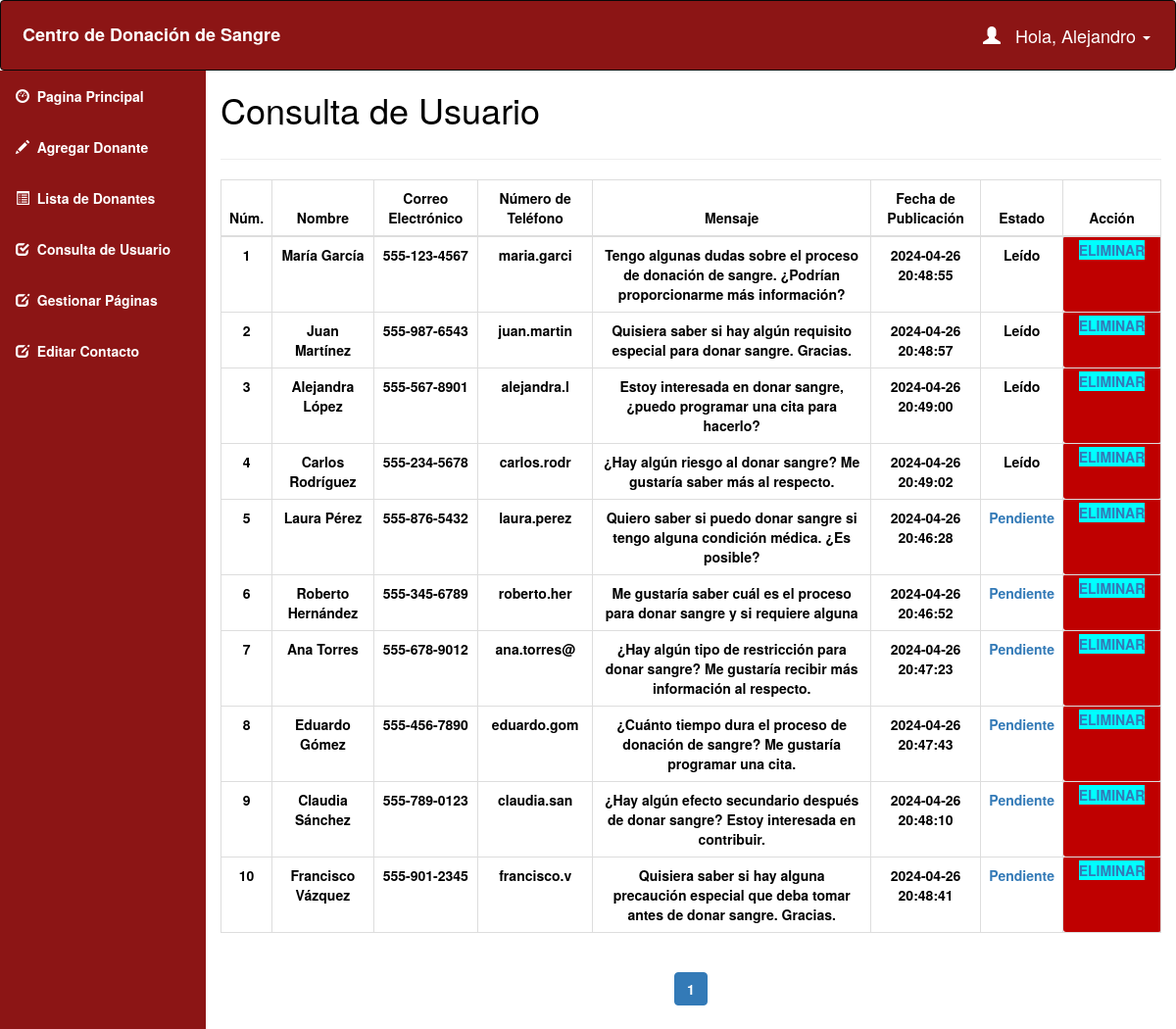
The app's page /admin/query.php (signed in) with its own data.
### tables this page shows
CREATE TABLE `project_05_admin_info` (
  `admin_id` int(10) NOT NULL,
  `admin_name` varchar(50) NOT NULL,
  `admin_username` varchar(50) NOT NULL,
  `admin_password` varchar(50) NOT NULL
);

CREATE TABLE `project_05_contact_query` (
  `query_id` int(11) NOT NULL,
  `query_name` varchar(100) NOT NULL,
  `query_mail` varchar(120) NOT NULL,
  `query_number` char(11) NOT NULL,
  `query_message` longtext NOT NULL,
  `query_date` timestamp NOT NULL DEFAULT current_timestamp() ON UPDATE current_timestamp(),
  `query_status` int(11) DEFAULT NULL
);

### admin/query.php (the view, shortened to what this page needs)
<!DOCTYPE html>
<html>
<head>
    <link href="css/style.css" rel="stylesheet">
    <link rel="stylesheet" href="https://maxcdn.bootstrapcdn.com/bootstrap/3.4.1/css/bootstrap.min.css">
</head>
<body style="color:black">
<?php
include 'conn.php';
if (isset($_SESSION['loggedin']) && $_SESSION['loggedin'] == true) {
    ?>
    <div id="header">
        <?php include 'header.php'; ?>
    </div>
    <div id="sidebar">
        <?php $active = "consulta";
        include 'sidebar.php'; ?>
    </div>
    <div id="content">
        <div class="content-wrapper">
            <div class="container-fluid">
                <div class="row">
                    <div class="col-md-12 lg-12 sm-12">
                        <h1 class="page-title">Consulta de Usuario</h1>
                    </div>
                </div>
                <hr>
                <?php
                include 'conn.php';
                $limit = 10;
                if (isset($_GET['page'])) {
                    $page = $_GET['page'];
                } else {
                    $page = 1;
                }
                $offset = ($page - 1) * $limit;
                $count = $offset + 1;
                $sql = "SELECT * FROM project_05_contact_query LIMIT {$offset},{$limit}";
                $result = mysqli_query($conn, $sql);
                if (mysqli_num_rows($result) > 0) {
                    ?>
                    <div class="table-responsive">
                        <table class="table table-bordered" style="text-align:center">
                            <thead style="text-align:center">
                            <th style="text-align:center">Núm.</th>
                            <th style="text-align:center">Nombre</th>
                            <th style="text-align:center">Correo Electrónico</th>
                            <th style="text-align:center">Número de Teléfono</th>
                            <th style="text-align:center">Mensaje</th>
                            <th style="text-align:center">Fecha de Publicación</th>
                            <th style="text-align:center">Estado</th>
                            <th style="text-align:center">Acción</th>
                            </thead>
                            <tbody>
                            <?php
                            while ($row = mysqli_fetch_assoc($result)) { ?>
                                <tr>
                                    <td><?php echo $count++; ?></td>
                                    <td><?php echo $row['query_name']; ?></td>
                                    <td><?php echo $row['query_mail']; ?></td>
                                    <td><?php echo $row['query_number']; ?></td>
                                    <td><?php echo $row['query_message']; ?></td>
                                    <td><?php echo $row['query_date']; ?></td>
                                    <?php if ($row['query_status'] == 1) { ?>
                                        <td>Leído<br></td>
                                    <?php } else { ?>
                                        <td><a href="update_query.php?id=<?php echo $row['query_id'];?>" onclick="clickme(<?php echo $row['query_id']; ?>)"><b id="status_<?php echo $row['query_id']; ?>">Pendiente</b></a><br></td>
                                    <?php } ?>
                                    <td id="he" style="width:100px">
                                        <a style="background-color: aqua" href='delete_query.php?id=<?php echo $row['query_id']; ?>'>Eliminar</a>
                                    </td>
                                </tr>
                            <?php } ?>
                            </tbody>
                        </table>
                    </div>
                <?php } ?>
                <div class="table-responsive" style="text-align:center;align:center">
                    <?php
                    $sql1 = "SELECT * FROM project_05_contact_query";
                    $result1 = mysqli_query($conn, $sql1) or die("Consulta fallida.");
                    if (mysqli_num_rows($result1) > 0) {
                        $total_records = mysqli_num_rows($result1);
                        $total_page = ceil($total_records / $limit);
                        echo '<ul class="pagination admin-pagination">';
                        for ($i = 1; $i <= $total_page; $i++) {
                            if ($i == $page) {
                                $active = "active";
                            } else {
                                $active = "";
                            }
                            echo '<li class="' . $active . '"><a href="query.php?page=' . $i . '">' . $i . '</a></li>';
                        }
                        echo '</ul>';
                    }
                    ?>
                </div>
            </div>
        </div>
    </div>
    <?php
}
?>
</body>
</html>

### admin/header.php (shortened to what this page needs)
<nav class="navbar navbar-inverse">
  <div class="container-fluid">
    <div class="navbar-header">
      <a class="navbar-brand" id="qq" href="dashboard.php">Centro de Donación de Sangre</a>
    </div>
    <ul class="nav navbar-nav navbar-right">
      <li class="dropdown">
        <a class="dropdown-toggle" id="qw" data-toggle="dropdown" href="#">
          <span class="glyphicon glyphicon-user"></span>&nbsp;&nbsp;
          <?php
          include 'conn.php';
          $username=$_SESSION['username'];
          $sql="select * from project_05_admin_info where admin_username='$username'";
          $result=mysqli_query($conn,$sql) or die("La consulta falló.");
          $row=mysqli_fetch_assoc($result);
          echo "Hola, ".$row['admin_name'];
          ?>
          <span class="caret"></span>
        </a>
      </li>
    </ul>
  </div>
</nav>

### admin/css/style.css (style rules this page uses)
body { color: #333; }
#sidebar { position: relative; margin-top: -20px; background-color: #8c1515; }
#content { position: relative; margin-left: 210px; }
.navbar { background-color: #8c1515 !important; padding: 10px 10px; color: #fff; }
.navbar a { float: left; color: #fff !important; text-align: center; padding: 12px; text-decoration: none; font-size: 18px; line-height: 25px; }
.navbar-brand { font-size: 25px; font-weight: bold; color: #e31818 !important; }
.navbar a { float: none; display: block; text-align: left; }
.navbar-right { float: none; }

### admin/query.php (style rules this page uses)
#sidebar { position: relative; margin-top: -20px; }
#content { position: relative; margin-left: 210px; }
#he { font-size: 14px; font-weight: 600; text-transform: uppercase; padding: 3px 7px; color: #fff; text-decoration: none; border-radius: 3px; align: center; background-color: #bf0000; }

### records on screen
project_05_admin_info: admin_name "Alejandro"
project_05_contact_query: query_name "María García", query_mail "555-123-4567", query_number "maria.garci", query_message "Tengo algunas dudas sobre el proceso de donación de sangre. ¿Podrían proporcionarme más información?", query_date "2024-04-26 20:48:55", query_status "Leído"
project_05_contact_query: query_name "Juan Martínez", query_mail "555-987-6543", query_number "juan.martin", query_message "Quisiera saber si hay algún requisito especial para donar sangre. Gracias.", query_date "2024-04-26 20:48:57", query_status "Leído"
project_05_contact_query: query_name "Alejandra López", query_mail "555-567-8901", query_number "alejandra.l", query_message "Estoy interesada en donar sangre, ¿puedo programar una cita para hacerlo?", query_date "2024-04-26 20:49:00", query_status "Leído"
project_05_contact_query: query_name "Carlos Rodríguez", query_mail "555-234-5678", query_number "carlos.rodr", query_message "¿Hay algún riesgo al donar sangre? Me gustaría saber más al respecto.", query_date "2024-04-26 20:49:02", query_status "Leído"
project_05_contact_query: query_name "Laura Pérez", query_mail "555-876-5432", query_number "laura.perez", query_message "Quiero saber si puedo donar sangre si tengo alguna condición médica. ¿Es posible?", query_date "2024-04-26 20:46:28"
project_05_contact_query: query_name "Roberto Hernández", query_mail "555-345-6789", query_number "roberto.her", query_message "Me gustaría saber cuál es el proceso para donar sangre y si requiere alguna", query_date "2024-04-26 20:46:52"
project_05_contact_query: query_name "Ana Torres", query_mail "555-678-9012", query_number "ana.torres@", query_message "¿Hay algún tipo de restricción para donar sangre? Me gustaría recibir más información al respecto.", query_date "2024-04-26 20:47:23"
project_05_contact_query: query_name "Eduardo Gómez", query_mail "555-456-7890", query_number "eduardo.gom", query_message "¿Cuánto tiempo dura el proceso de donación de sangre? Me gustaría programar una cita.", query_date "2024-04-26 20:47:43"
project_05_contact_query: query_name "Claudia Sánchez", query_mail "555-789-0123", query_number "claudia.san", query_message "¿Hay algún efecto secundario después de donar sangre? Estoy interesada en contribuir.", query_date "2024-04-26 20:48:10"
project_05_contact_query: query_name "Francisco Vázquez", query_mail "555-901-2345", query_number "francisco.v", query_message "Quisiera saber si hay alguna precaución especial que deba tomar antes de donar sangre. Gracias.", query_date "2024-04-26 20:48:41"
